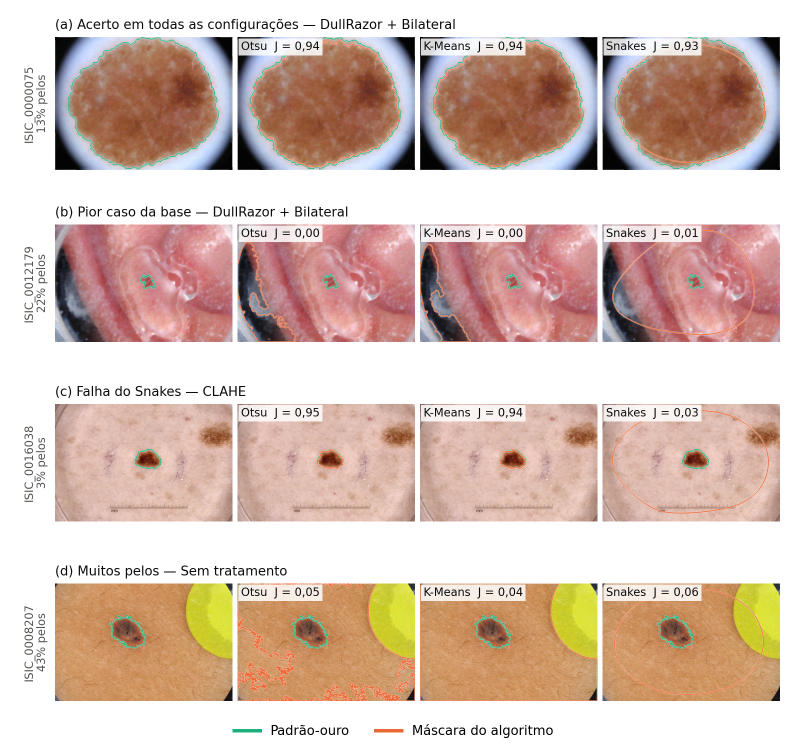
#> input picture results/figuras/ex_casos.png, 1575 x 1507 px, given in place of ex_casos_segmentation.png, which was not available (shown at 1/2 size)
$ python pipeline_descritores_gt.py   (older library calls are emulated)
#> lines starting #> are read from the running program, lines starting #| are printed output that depends on the picture; after the words box and inside, x2 and y2 are one past the last pixel; in counts of white or black regions, pixels touching at a corner belong together; pictures that were not available may be replaced by others from this repository, and a replacement may not be noted
### src/descriptors/extracao.py
"""
Extração dos 42 descritores da região da lesão.

Geométricos (5): área, índice de assimetria (Mendonça et al., 2013),
circularidade (4*pi*A / P^2, perímetro pelo método de Crofton), diâmetro
da circunferência circunscrita e diâmetro de Feret.

Colorimétricos (32): média, desvio padrão, assimetria e curtose dos canais
R, G, B, S, V, L*, a* e b*.

Textura (5): contraste, correlação, energia, homogeneidade e entropia da
GLCM (64 níveis, distância 1, média de 0°, 45°, 90° e 135°), usando apenas
pares de pixels dentro da lesão.
"""

from __future__ import annotations

import cv2
import numpy as np
from scipy.spatial import ConvexHull
from scipy.spatial.distance import pdist
from scipy.stats import kurtosis, skew
from skimage.feature import graycomatrix
from skimage.measure import perimeter_crofton

# Parâmetros
NIVEIS_CINZA = 64                       # quantização da GLCM
DISTANCIA_GLCM = 1                      # distância entre pares de pixels (px)
ANGULOS_GLCM = [0, np.pi / 4, np.pi / 2, 3 * np.pi / 4]
AREA_MINIMA = 10                        # abaixo disso, descritores = NaN

CANAIS = ["R", "G", "B", "S", "V", "L", "a", "b"]
ESTATISTICAS = ["media", "desvio", "assimetria", "curtose"]
GEOMETRICOS = ["area_px", "assimetria", "circularidade",
               "diametro_circulo", "diametro_feret"]
TEXTURA = ["contraste", "correlacao", "energia", "homogeneidade", "entropia"]

NOMES = ([f"geo_{n}" for n in GEOMETRICOS]
         + [f"cor_{c}_{e}" for c in CANAIS for e in ESTATISTICAS]
         + [f"tex_{n}" for n in TEXTURA])


# Descritores Geométricos
def _indice_assimetria(mascara: np.ndarray) -> float:
    m = cv2.moments(mascara, binaryImage=True)
    area = m["m00"]
    cx, cy = m["m10"] / area, m["m01"] / area
    # orientação do eixo principal de inércia (graus)
    theta = 0.5 * np.degrees(np.arctan2(2 * m["mu11"], m["mu20"] - m["mu02"]))

    # tela quadrada de lado ímpar com o centroide no pixel central
    h, w = mascara.shape
    lado = int(np.ceil(np.hypot(h, w))) | 1
    centro = lado // 2
    matriz = cv2.getRotationMatrix2D((cx, cy), theta, 1.0)
    matriz[0, 2] += centro - cx
    matriz[1, 2] += centro - cy
    alinhada = cv2.warpAffine(mascara, matriz, (lado, lado),
                              flags=cv2.INTER_NEAREST) > 0

    area_alinhada = alinhada.sum()
    delta_h = np.logical_xor(alinhada, np.flipud(alinhada)).sum() / 2
    delta_v = np.logical_xor(alinhada, np.fliplr(alinhada)).sum() / 2
    return float((delta_h + delta_v) / area_alinhada)


def descritores_geometricos(mascara: np.ndarray) -> dict:
    binaria = (mascara > 0).astype(np.uint8)
    area = int(binaria.sum())
    if area < AREA_MINIMA:
        return {f"geo_{n}": np.nan for n in GEOMETRICOS} | {"geo_area_px": area}

    contornos, _ = cv2.findContours(binaria, cv2.RETR_EXTERNAL,
                                    cv2.CHAIN_APPROX_NONE)
    contorno = max(contornos, key=cv2.contourArea)
    perimetro = perimeter_crofton(binaria > 0, directions=4)
    (_, _), raio = cv2.minEnclosingCircle(contorno)

    pontos = contorno.reshape(-1, 2).astype(np.float64)
    if len(pontos) >= 3:
        casca = pontos[ConvexHull(pontos).vertices]
        feret = float(pdist(casca).max())
    else:
        feret = float(pdist(pontos).max()) if len(pontos) > 1 else 0.0

    return {
        "geo_area_px": area,
        "geo_assimetria": _indice_assimetria(binaria),
        "geo_circularidade": float(4 * np.pi * area / perimetro ** 2),
        "geo_diametro_circulo": float(2 * raio),
        "geo_diametro_feret": feret,
    }


# Descritores Colorimétricos
def descritores_cor(img_bgr: np.ndarray, mascara: np.ndarray) -> dict:
    regiao = mascara > 0
    if regiao.sum() < AREA_MINIMA:
        return {f"cor_{c}_{e}": np.nan for c in CANAIS for e in ESTATISTICAS}

    flutuante = img_bgr.astype(np.float32) / 255.0
    rgb = img_bgr[..., ::-1].astype(np.float64)                  # 0–255
    hsv = cv2.cvtColor(flutuante, cv2.COLOR_BGR2HSV)            # S, V: 0–1
    lab = cv2.cvtColor(flutuante, cv2.COLOR_BGR2LAB)            # L*: 0–100

    canais = {
        "R": rgb[..., 0], "G": rgb[..., 1], "B": rgb[..., 2],
        "S": hsv[..., 1], "V": hsv[..., 2],
        "L": lab[..., 0], "a": lab[..., 1], "b": lab[..., 2],
    }
    saida = {}
    for nome, canal in canais.items():
        valores = canal[regiao].astype(np.float64)
        constante = np.ptp(valores) == 0
        saida[f"cor_{nome}_media"] = float(valores.mean())
        saida[f"cor_{nome}_desvio"] = float(valores.std())
        saida[f"cor_{nome}_assimetria"] = np.nan if constante else float(skew(valores))
        saida[f"cor_{nome}_curtose"] = np.nan if constante else float(kurtosis(valores))
    return saida


# Descritores de Textura (GLCM)
def descritores_textura(img_bgr: np.ndarray, mascara: np.ndarray) -> dict:
    regiao = mascara > 0
    if regiao.sum() < AREA_MINIMA:
        return {f"tex_{n}": np.nan for n in TEXTURA}

    # recorte no retângulo da lesão (apenas por eficiência)
    linhas, colunas = np.nonzero(regiao)
    r0, r1, c0, c1 = linhas.min(), linhas.max() + 1, colunas.min(), colunas.max() + 1
    cinza = cv2.cvtColor(img_bgr, cv2.COLOR_BGR2GRAY)[r0:r1, c0:c1]
    dentro = regiao[r0:r1, c0:c1]

    # níveis 1..NIVEIS_CINZA dentro da lesão; 0 fora (descartado depois)
    quantizada = (cinza.astype(np.uint16) * NIVEIS_CINZA // 256 + 1).astype(np.uint8)
    quantizada[~dentro] = 0

    glcm = graycomatrix(quantizada, [DISTANCIA_GLCM], ANGULOS_GLCM,
                        levels=NIVEIS_CINZA + 1, symmetric=True, normed=False)
    glcm = glcm[1:, 1:, 0, :].astype(np.float64)       # remove pares com o fundo

    i, j = np.meshgrid(np.arange(NIVEIS_CINZA), np.arange(NIVEIS_CINZA),
                       indexing="ij")
    resultados = {n: [] for n in TEXTURA}
    for k in range(glcm.shape[-1]):
        total = glcm[..., k].sum()
        if total == 0:
            continue
        p = glcm[..., k] / total
        mu_i, mu_j = (i * p).sum(), (j * p).sum()
        sd_i = np.sqrt(((i - mu_i) ** 2 * p).sum())
        sd_j = np.sqrt(((j - mu_j) ** 2 * p).sum())
        resultados["contraste"].append(((i - j) ** 2 * p).sum())
        resultados["homogeneidade"].append((p / (1 + (i - j) ** 2)).sum())
        resultados["energia"].append(np.sqrt((p ** 2).sum()))
        resultados["correlacao"].append(
            ((i - mu_i) * (j - mu_j) * p).sum() / (sd_i * sd_j)
            if sd_i > 0 and sd_j > 0 else np.nan)
        nz = p[p > 0]
        resultados["entropia"].append(-(nz * np.log2(nz)).sum())

    return {f"tex_{n}": float(np.nanmean(v)) if np.isfinite(v).any() else np.nan
            for n, v in ((n, np.asarray(v, dtype=float)) for n, v in resultados.items())}


# Todos os descritores
def extrair_descritores(img_bgr: np.ndarray, mascara: np.ndarray) -> dict:
    """Retorna os 42 descritores (dicionário na ordem de NOMES)."""
    if img_bgr.shape[:2] != mascara.shape[:2]:
        raise ValueError("Imagem e máscara com dimensões diferentes.")
    d = {}
    d.update(descritores_geometricos(mascara))
    d.update(descritores_cor(img_bgr, mascara))
    d.update(descritores_textura(img_bgr, mascara))
    return {n: d[n] for n in NOMES}

### src/pipeline_descritores_gt.py
"""
Extração dos 42 descritores usando a máscara padrão-ouro, nas 4 versões
do pré-processamento. Esses valores são a referência para avaliar a
exatidão dos descritores obtidos com as máscaras dos algoritmos.

Saída: data/metadata/descritores_gt.csv

Uso:
    python -m src.pipeline_descritores_gt
"""

from __future__ import annotations

import argparse
import os
from concurrent.futures import ProcessPoolExecutor, as_completed
from pathlib import Path

import cv2
import numpy as np
import pandas as pd
from tqdm import tqdm

from src.descriptors.extracao import NOMES, extrair_descritores
from src.pipeline import RAMOS

RAIZ = Path(__file__).resolve().parents[1]
DIR_PROCESSADO = RAIZ / "data" / "processed"
DIR_GT = DIR_PROCESSADO / "masks_gt"
CSV_SAIDA = RAIZ / "data" / "metadata" / "descritores_gt.csv"
CHAVE = ["image_id", "pre_processamento"]
SALVAR_A_CADA = 200


def _iniciar_processo() -> None:
    cv2.setNumThreads(1)


def extrair_imagem(id_img: str) -> list[dict]:
    linhas = []
    gt = cv2.imread(str(DIR_GT / f"{id_img}_segmentation.png"), cv2.IMREAD_GRAYSCALE)
    for ramo in RAMOS:
        linha = {"image_id": id_img, "pre_processamento": ramo}
        try:
            img = cv2.imread(str(DIR_PROCESSADO / ramo / f"{id_img}.png"))
            if img is None or gt is None:
                raise FileNotFoundError("imagem ou máscara padrão-ouro não encontrada")
            linha.update(extrair_descritores(img, gt))
            linha["erro"] = ""
        except Exception as e:
            linha.update({n: np.nan for n in NOMES})
            linha["erro"] = str(e)
        linhas.append(linha)
    return linhas


def _salvar(anteriores: pd.DataFrame, novas: list[dict]) -> None:
    tabela = pd.concat([anteriores, pd.DataFrame(novas)], ignore_index=True)
    tabela = tabela.drop_duplicates(CHAVE, keep="last").sort_values(CHAVE)
    tabela[CHAVE + NOMES + ["erro"]].to_csv(CSV_SAIDA, index=False)


def main() -> None:
    parser = argparse.ArgumentParser(description="Descritores com a máscara padrão-ouro")
    parser.add_argument("--limite", type=int, default=None)
    parser.add_argument("--refazer", action="store_true")
    parser.add_argument("--workers", type=int,
                        default=max(1, (os.cpu_count() or 2) - 2))
    args = parser.parse_args()

    ids = sorted(p.stem for p in (DIR_PROCESSADO / RAMOS[0]).glob("*.png"))
    if args.limite:
        ids = ids[:args.limite]

    anteriores = (pd.read_csv(CSV_SAIDA) if CSV_SAIDA.exists() and not args.refazer
                  else pd.DataFrame())
    feitas = set()
    if not anteriores.empty:
        ok = anteriores[anteriores["erro"].fillna("") == ""]
        cont = ok.groupby("image_id").size()
        feitas = set(cont[cont == len(RAMOS)].index)
    pendentes = [i for i in ids if args.refazer or i not in feitas]
    print(f"{len(ids)} imagens | {len(pendentes)} a extrair "
          f"({len(RAMOS)} pré-processamentos, máscara padrão-ouro) "
          f"com {args.workers} processos.")

    novas: list[dict] = []
    try:
        with ProcessPoolExecutor(max_workers=args.workers,
                                 initializer=_iniciar_processo) as executor:
            futuros = {executor.submit(extrair_imagem, i): i for i in pendentes}
#> in extrair_imagem, `gt = cv2.imread(str(DIR_GT / f"{id_img}_segmentation.png"), cv2.IMREAD..`:
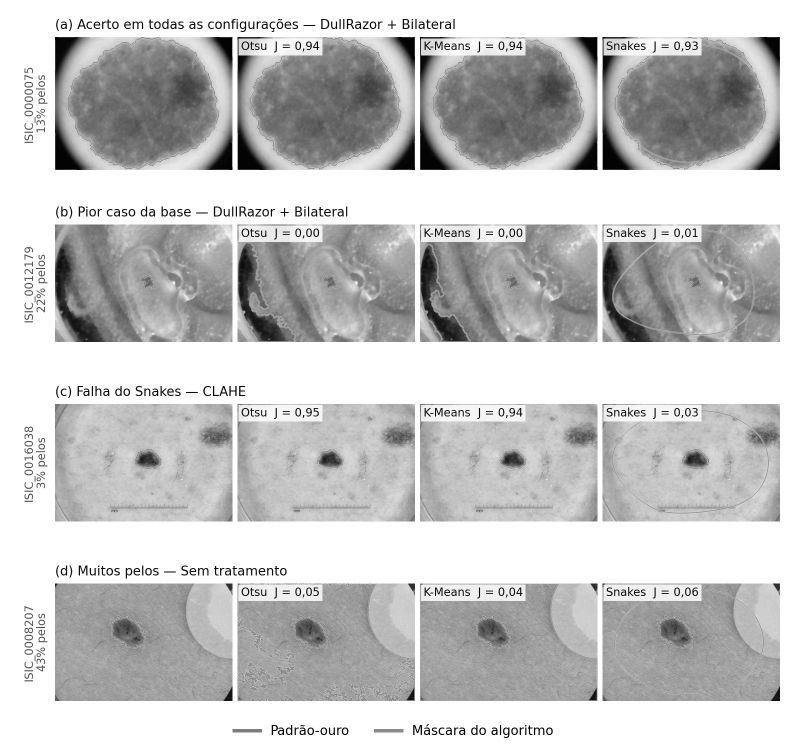
#> gt: shape (1507, 1575) (shown at 1/2 size); min 0, max 255, mean 196.7
#> in extrair_imagem, img is the input picture: shape (1507, 1575, 3); mean B, G, R 179.9, 191.2, 214.9
#> in descritores_geometricos, `binaria = (mascara > 0).astype(np.uint8)`:
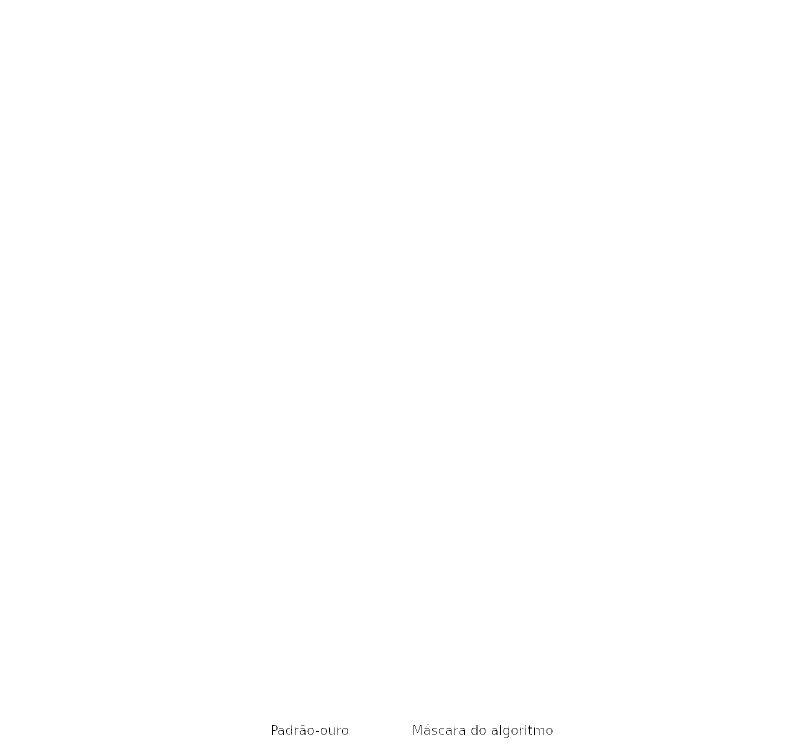
#> binaria: shape (1507, 1575) (shown at 1/2 size); values 0 (black) and 1 (white), 99.9% white; black in thin lines or dots, all inside (x1, y1, x2, y2) = (544, 1448, 1105, 1475)
#> in descritores_geometricos, `area = int(binaria.sum())`: area = 2372225
#> in descritores_geometricos, `contornos, _ = cv2.findContours(binaria, cv2.RETR_EXTERNAL, cv2.CHAIN_..`: contornos = 1 contour; box (x1, y1, x2, y2) and area: (0, 0, 1575, 1507) 2370444
#> in descritores_geometricos, `contorno = max(contornos, key=cv2.contourArea)`: contorno = contour of 6160 points, box (x1, y1, x2, y2) (0, 0, 1575, 1507), area 2370444
#> in descritores_geometricos, `perimetro = perimeter_crofton(binaria > 0, directions=4)`: perimetro = 7832.4
#> in descritores_geometricos, `(_, _), raio = cv2.minEnclosingCircle(contorno)`: raio = 1089.2
#> in descritores_geometricos, `pontos = contorno.reshape(-1, 2).astype(np.float64)`: pontos = 6160 pairs, first value 0 to 1574, second value 0 to 1506
#> in descritores_geometricos, `casca = pontos[ConvexHull(pontos).vertices]`: casca = [[0, 1506], [0, 0], [1574, 0], [1574, 1506]]
#> in descritores_geometricos, `feret = float(pdist(casca).max())`: feret = 2178.4
#> in _indice_assimetria, `m = cv2.moments(mascara, binaryImage=True)`: m = moments, m00 2372225, centre m10/m00, m01/m00 = (787, 752.6)
#> in _indice_assimetria, `area = m["m00"]`: area = 2372225
#> in _indice_assimetria, `cx, cy = m["m10"] / area, m["m01"] / area`: cx = 787; cy = 752.6
#> in _indice_assimetria, `theta = 0.5 * np.degrees(np.arctan2(2 * m["mu11"], m["mu20"] - m["mu02..`: theta = -0.0605
#> in _indice_assimetria, `matriz = cv2.getRotationMatrix2D((cx, cy), theta, 1.0)`: matriz = [[1, -0.00106, 0.795], [0.00106, 1, -0.83]]
#> in _indice_assimetria, `alinhada = cv2.warpAffine(mascara, matriz, (lado, lado), flags=cv2.INT..`:
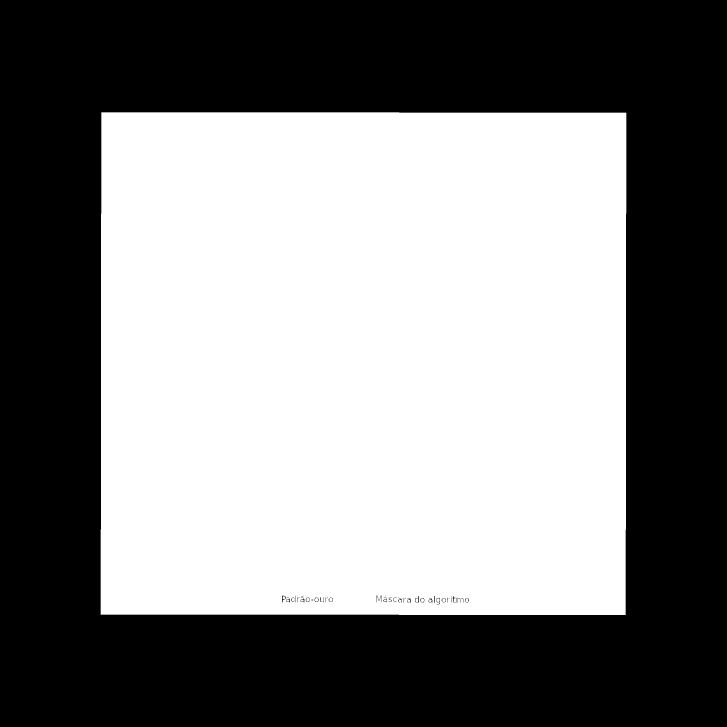
#> alinhada: shape (2181, 2181) bool (shown at 1/3 size); 49.9% white; 2 white regions, box (x1, y1, x2, y2) and area: (302, 337, 1879, 1845) 2372171, (848, 1789, 855, 1797) 54
#> in _indice_assimetria, `area_alinhada = alinhada.sum()`: area_alinhada = 2372225
#> in _indice_assimetria, `delta_h = np.logical_xor(alinhada, np.flipud(alinhada)).sum() / 2`: delta_h = 3776
#> in _indice_assimetria, `delta_v = np.logical_xor(alinhada, np.fliplr(alinhada)).sum() / 2`: delta_v = 3620
#> in descritores_cor, `hsv = cv2.cvtColor(flutuante, cv2.COLOR_BGR2HSV)`: hsv: shape (1507, 1575, 3) float32; mean H, S, V 54.5, 0.2, 0.9
#> in descritores_cor, `lab = cv2.cvtColor(flutuante, cv2.COLOR_BGR2LAB)`: lab: shape (1507, 1575, 3) float32; mean of channels 0, 1, 2 77.5, 8, 9.6
#> the loop in descritores_cor, `for nome, canal in canais.items():` made 8 passes
#> after the loop in descritores_cor, `for nome, canal in canais.items():`: saida = 32 items
#> in descritores_textura, `r0, r1, c0, c1 = linhas.min(), linhas.max() + 1, colunas.min(), coluna..`: r0 = 0; r1 = 1507; c0 = 0; c1 = 1575
#> in descritores_textura, `quantizada = (cinza.astype(np.uint16) * NIVEIS_CINZA // 256 + 1).astyp..`:
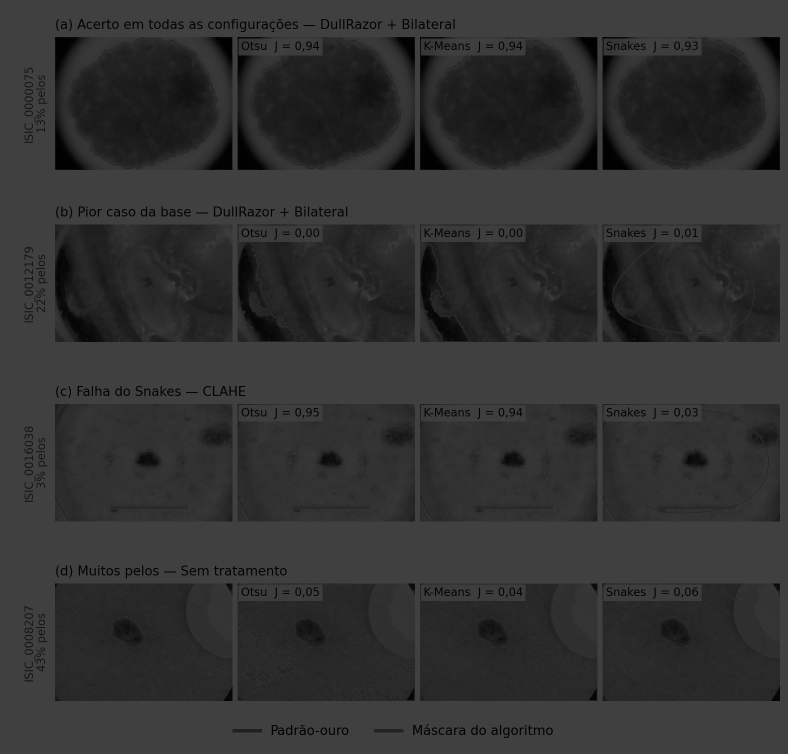
#> quantizada: shape (1507, 1575) (shown at 1/2 size); min 1, max 64, mean 49.7
#> in descritores_textura, `quantizada[~dentro] = 0`: quantizada: shape (1507, 1575); 0.05% of pixels changed, all inside (x1, y1, x2, y2) = (544, 1448, 1105, 1475)
#> in descritores_textura, `glcm = glcm[1:, 1:, 0, :].astype(np.float64)`:
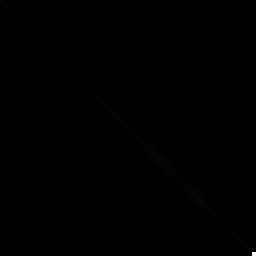
#> glcm: shape (64, 64, 4) float64 (shown 4 times larger); mean of channels 0, 1, 2, 3 1157.2, 1156.4, 1157.3, 1156.3; drawn with min black and max white
#> the loop in descritores_textura, `for k in range(glcm.shape[-1]):` made 4 passes
#> (total, mu_i, mu_j) on passes 1 to 4: (4740048, 48.75, 48.75), (4736416, 48.74, 48.74), (4740280, 48.75, 48.75), (4736400, 48.74, 48.74)
            for n, f in enumerate(tqdm(as_completed(futuros), total=len(futuros)),
                                  start=1):
                try:
                    novas.extend(f.result())
                except Exception as e:
                    novas.append({"image_id": futuros[f], "erro": str(e)})
                if n % SALVAR_A_CADA == 0:
                    _salvar(anteriores, novas)
    finally:
        if novas:
            _salvar(anteriores, novas)
            print(f"Descritores salvos em {CSV_SAIDA.relative_to(RAIZ)}")

    if CSV_SAIDA.exists():
        tabela = pd.read_csv(CSV_SAIDA)
        print(f"Linhas: {len(tabela)} | com erro: "
              f"{(tabela['erro'].fillna('') != '').sum()} | "
              f"com algum descritor vazio: {tabela[NOMES].isna().any(axis=1).sum()}")


if __name__ == "__main__":
#> (the run stopped early here; a loop or call above may not have finished)
